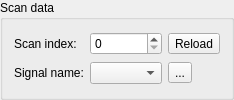
      <widget class="QGroupBox" name="groupBox">
       <property name="title">
        <string>Scan data</string>
       </property>
       <layout class="QGridLayout" name="gridLayout">
        <item row="0" column="1">
         <widget class="QSpinBox" name="scanIndexSpinBox">
          <property name="enabled">
           <bool>true</bool>
          </property>
          <property name="sizePolicy">
           <sizepolicy hsizetype="Minimum" vsizetype="Preferred">
            <horstretch>0</horstretch>
            <verstretch>0</verstretch>
           </sizepolicy>
          </property>
          <property name="toolTip">
           <string>Index of the scan</string>
          </property>
         </widget>
        </item>
        <item row="1" column="2">
         <widget class="QToolButton" name="derivativeToolButton">
          <property name="toolTip">
           <string>Plot the derivative of the signal</string>
          </property>
          <property name="text">
           <string>...</string>
          </property>
          <property name="icon">
           <iconset resource="../../../resource/icons/icons.qrc">
            <normaloff>:/icons/differentiate.svg</normaloff>:/icons/differentiate.svg</iconset>
          </property>
          <property name="iconSize">
           <size>
            <width>24</width>
            <height>24</height>
           </size>
          </property>
          <property name="checkable">
           <bool>true</bool>
          </property>
         </widget>
        </item>
        <item row="0" column="2">
         <widget class="QToolButton" name="reloadToolButton">
          <property name="enabled">
           <bool>true</bool>
          </property>
          <property name="toolTip">
           <string>Reload the scan curve</string>
          </property>
          <property name="text">
           <string>Reload</string>
          </property>
          <property name="icon">
           <iconset theme="view-refresh">
            <normaloff>../../../qtgui/tools/capillarymeasurement</normaloff>../../../qtgui/tools/capillarymeasurement</iconset>
          </property>
          <property name="iconSize">
           <size>
            <width>24</width>
            <height>24</height>
           </size>
          </property>
         </widget>
        </item>
        <item row="0" column="0">
         <widget class="QLabel" name="label">
          <property name="sizePolicy">
           <sizepolicy hsizetype="Minimum" vsizetype="Preferred">
            <horstretch>0</horstretch>
            <verstretch>0</verstretch>
           </sizepolicy>
          </property>
          <property name="text">
           <string>Scan index:</string>
          </property>
          <property name="buddy">
           <cstring>scanIndexSpinBox</cstring>
          </property>
         </widget>
        </item>
        <item row="1" column="0">
         <widget class="QLabel" name="label_2">
          <property name="sizePolicy">
           <sizepolicy hsizetype="Minimum" vsizetype="Preferred">
            <horstretch>0</horstretch>
            <verstretch>0</verstretch>
           </sizepolicy>
          </property>
          <property name="text">
           <string>Signal name:</string>
          </property>
          <property name="buddy">
           <cstring>signalNameComboBox</cstring>
          </property>
         </widget>
        </item>
        <item row="1" column="1">
         <widget class="QComboBox" name="signalNameComboBox">
          <property name="enabled">
           <bool>true</bool>
          </property>
          <property name="sizePolicy">
           <sizepolicy hsizetype="Minimum" vsizetype="Preferred">
            <horstretch>0</horstretch>
            <verstretch>0</verstretch>
           </sizepolicy>
          </property>
          <property name="toolTip">
           <string>Select the signal to show</string>
          </property>
         </widget>
        </item>
       </layout>
      </widget>
